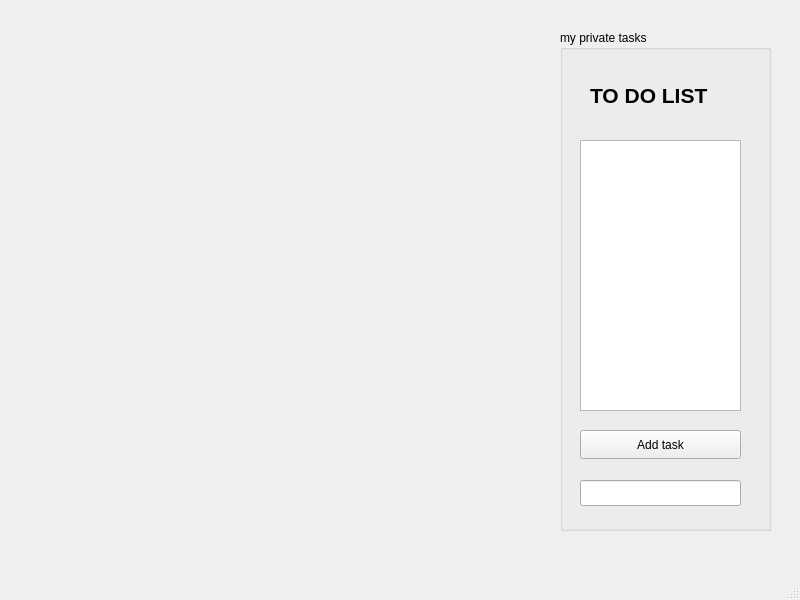
<?xml version="1.0" encoding="UTF-8"?>
<ui version="4.0">
 <class>main_user_page</class>
 <widget class="QMainWindow" name="main_user_page">
  <property name="geometry">
   <rect>
    <x>0</x>
    <y>0</y>
    <width>800</width>
    <height>600</height>
   </rect>
  </property>
  <property name="windowTitle">
   <string>MainWindow</string>
  </property>
  <widget class="QWidget" name="centralwidget">
   <widget class="QGroupBox" name="my_private_task">
    <property name="geometry">
     <rect>
      <x>560</x>
      <y>30</y>
      <width>211</width>
      <height>501</height>
     </rect>
    </property>
    <property name="title">
     <string>my private tasks</string>
    </property>
    <widget class="QLineEdit" name="add_private_task_input">
     <property name="geometry">
      <rect>
       <x>20</x>
       <y>450</y>
       <width>161</width>
       <height>26</height>
      </rect>
     </property>
    </widget>
    <widget class="QLabel" name="to_do_lbl">
     <property name="geometry">
      <rect>
       <x>30</x>
       <y>50</y>
       <width>151</width>
       <height>31</height>
      </rect>
     </property>
     <property name="font">
      <font>
       <pointsize>16</pointsize>
       <bold>true</bold>
      </font>
     </property>
     <property name="text">
      <string>TO DO LIST</string>
     </property>
    </widget>
    <widget class="QPushButton" name="add_task_btn">
     <property name="geometry">
      <rect>
       <x>20</x>
       <y>400</y>
       <width>161</width>
       <height>29</height>
      </rect>
     </property>
     <property name="text">
      <string>Add task</string>
     </property>
    </widget>
    <widget class="QListView" name="listView">
     <property name="geometry">
      <rect>
       <x>20</x>
       <y>110</y>
       <width>161</width>
       <height>271</height>
      </rect>
     </property>
    </widget>
   </widget>
  </widget>
  <widget class="QMenuBar" name="menubar">
   <property name="geometry">
    <rect>
     <x>0</x>
     <y>0</y>
     <width>800</width>
     <height>26</height>
    </rect>
   </property>
  </widget>
  <widget class="QStatusBar" name="statusbar"/>
 </widget>
 <resources/>
 <connections/>
</ui>
